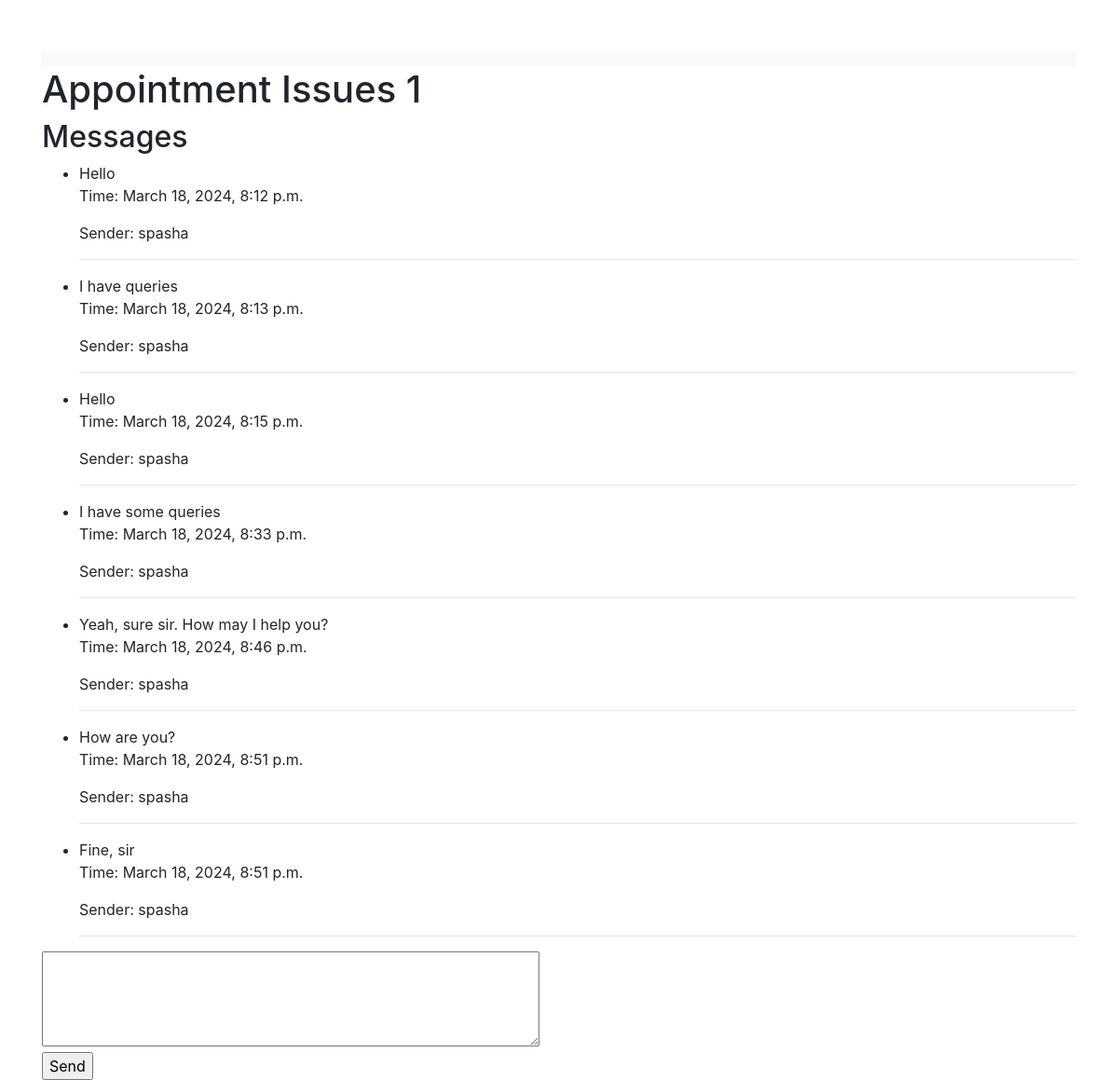
The page /support_detail/3/ (signed in) on the database its author committed.
### Support_Group/models.py (models this page shows, shortened)
class SupportGroup(models.Model):
    name = models.CharField(max_length = 200, unique= True)

class Message(models.Model):
    user = models.ForeignKey(get_user_model(), on_delete= models.CASCADE)
    support_group = models.ForeignKey(SupportGroup, on_delete = models.CASCADE)
    message = models.TextField()
    time = models.DateTimeField(auto_now_add = True)

### Login_Authentication/models.py (models this page shows)
class UserLoginAuth(AbstractUser):
    USERNAME_FIELD = 'username'
    EMAIL_FIELD = 'email_address'
    username = models.TextField(max_length = 20,unique = True, default = None)
    phone_number = models.CharField(max_length = 13,unique= True, blank=False)
    password = models.CharField(max_length = 8, default = None, null = True)
    email_address = models.EmailField(default =None, null = True,unique=True)

### Support_Group/views.py (the view)
# urls.py: path('support_detail/<int:group_id>/', support_detail, name = 'support_detail'),
@login_required
def support_detail(request, group_id):
    support_group = get_object_or_404(SupportGroup, id = group_id)
    messages = Message.objects.filter(support_group=support_group)
    context = {'group': support_group, 'messages': messages, 'group_id': support_group.id}
    return render(request, 'support_detail.html', context)

### Support_Group/templates/support_detail.html (shortened to what this page needs)
{% extends 'base.html' %}
{% block content %}
  <h1>{{ group.name }}</h1>
  <h2>Messages</h2>
  <ul>
    {% for message in messages %}
      <li>{{ message.message }}</li>
      <p>Time: {{ message.time }}</p>
      <p>Sender: {{ message.user.username }}</p>
      <hr>
    {% empty %}
      <p>No messages yet.</p>
    {% endfor %}
  </ul>
  <form method="post" action="{% url 'send_message' group_id=group_id %}">
    <textarea name="message" rows="4" cols="50"></textarea><br>
    <input type="submit" value="Send">
  </form>
{% endblock %}

### Login_Authentication/templates/base.html (style rules this page uses)
body { padding-top: 56px; }

### rows shown on the page
SupportGroup: name "Appointment Issues 1"
Message: message "Hello", time "March 18, 2024, 8:12 p.m.", user.username "spasha"
Message: message "I have queries", time "March 18, 2024, 8:13 p.m.", user.username "spasha"
Message: message "Hello", time "March 18, 2024, 8:15 p.m.", user.username "spasha"
Message: message "I have some queries", time "March 18, 2024, 8:33 p.m.", user.username "spasha"
Message: message "Yeah, sure sir. How may I help you?", time "March 18, 2024, 8:46 p.m.", user.username "spasha"
Message: message "How are you?", time "March 18, 2024, 8:51 p.m.", user.username "spasha"
Message: message "Fine, sir", time "March 18, 2024, 8:51 p.m.", user.username "spasha"
